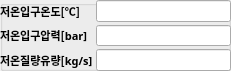
    <widget class="QGroupBox" name="evap_in_group">
     <property name="geometry">
      <rect>
       <x>680</x>
       <y>750</y>
       <width>231</width>
       <height>71</height>
      </rect>
     </property>
     <property name="title">
      <string/>
     </property>
     <widget class="QWidget" name="formLayoutWidget_8">
      <property name="geometry">
       <rect>
        <x>0</x>
        <y>0</y>
        <width>231</width>
        <height>71</height>
       </rect>
      </property>
      <layout class="QFormLayout" name="formLayout_12">
       <property name="horizontalSpacing">
        <number>3</number>
       </property>
       <property name="verticalSpacing">
        <number>3</number>
       </property>
       <property name="leftMargin">
        <number>0</number>
       </property>
       <property name="topMargin">
        <number>0</number>
       </property>
       <property name="rightMargin">
        <number>0</number>
       </property>
       <property name="bottomMargin">
        <number>0</number>
       </property>
       <item row="0" column="0">
        <widget class="QLabel" name="evap_in_T_label">
         <property name="font">
          <font>
           <family>굴림</family>
           <pointsize>8</pointsize>
           <weight>75</weight>
           <bold>true</bold>
          </font>
         </property>
         <property name="text">
          <string>저온입구온도[℃]</string>
         </property>
        </widget>
       </item>
       <item row="0" column="1">
        <widget class="QLineEdit" name="evap_in_T_edit">
         <property name="enabled">
          <bool>true</bool>
         </property>
         <property name="font">
          <font>
           <family>HY견고딕</family>
           <pointsize>8</pointsize>
           <weight>50</weight>
           <bold>false</bold>
          </font>
         </property>
         <property name="focusPolicy">
          <enum>Qt::StrongFocus</enum>
         </property>
         <property name="styleSheet">
          <string notr="true">border-color: rgb(255, 255, 255);</string>
         </property>
         <property name="text">
          <string/>
         </property>
        </widget>
       </item>
       <item row="1" column="0">
        <widget class="QLabel" name="evap_in_p_label">
         <property name="font">
          <font>
           <family>굴림</family>
           <pointsize>8</pointsize>
           <weight>75</weight>
           <bold>true</bold>
          </font>
         </property>
         <property name="text">
          <string>저온입구압력[bar]</string>
         </property>
        </widget>
       </item>
       <item row="1" column="1">
        <widget class="QLineEdit" name="evap_in_p_edit">
         <property name="enabled">
          <bool>true</bool>
         </property>
         <property name="font">
          <font>
           <family>HY견고딕</family>
           <pointsize>8</pointsize>
           <weight>50</weight>
           <bold>false</bold>
          </font>
         </property>
         <property name="focusPolicy">
          <enum>Qt::StrongFocus</enum>
         </property>
         <property name="styleSheet">
          <string notr="true">border-color: rgb(255, 255, 255);</string>
         </property>
         <property name="text">
          <string/>
         </property>
        </widget>
       </item>
       <item row="2" column="0">
        <widget class="QLabel" name="evap_in_m_label">
         <property name="font">
          <font>
           <family>굴림</family>
           <pointsize>8</pointsize>
           <weight>75</weight>
           <bold>true</bold>
          </font>
         </property>
         <property name="text">
          <string>저온질량유량[kg/s]</string>
         </property>
        </widget>
       </item>
       <item row="2" column="1">
        <widget class="QLineEdit" name="evap_in_m_edit">
         <property name="enabled">
          <bool>true</bool>
         </property>
         <property name="font">
          <font>
           <family>HY견고딕</family>
           <pointsize>8</pointsize>
           <weight>50</weight>
           <bold>false</bold>
          </font>
         </property>
         <property name="focusPolicy">
          <enum>Qt::StrongFocus</enum>
         </property>
         <property name="styleSheet">
          <string notr="true">border-color: rgb(255, 255, 255);</string>
         </property>
         <property name="text">
          <string/>
         </property>
        </widget>
       </item>
      </layout>
     </widget>
    </widget>
